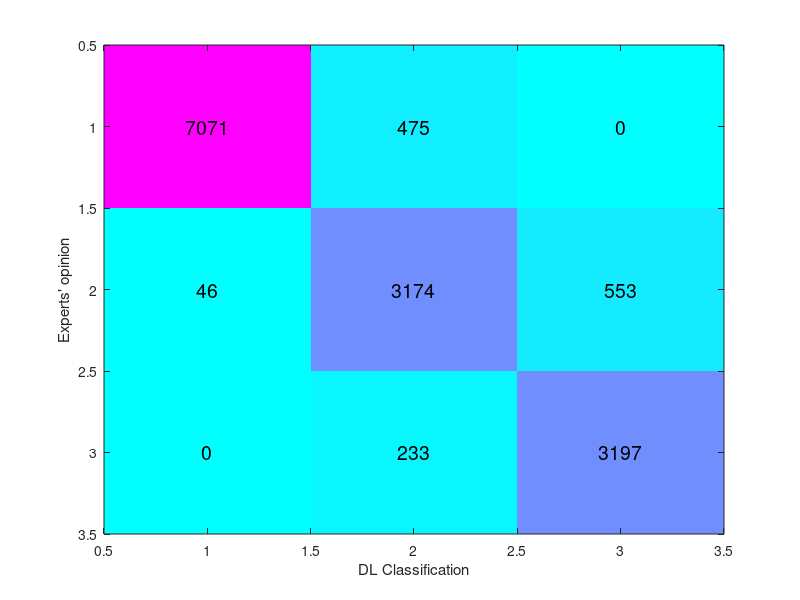

MATLAB code to generate this figure: (Note: this script raises an error after producing the figure.)
% Example confusion matrix data
% Original
% confMatrix = [6128, 329, 60; 683, 1692, 1055; 165, 1259, 1663];
% ROI
% confMatrix = [6503, 14, 0; 1130, 839, 1461; 0, 255, 2832];
% Segmentation
% confMatrix = [6517, 0, 0; 46, 2996, 388; 0, 233, 2854];
% not pass segmentation 14
% confMatrix = [837, 1870, 37; 144, 471, 414; 0, 357, 672];
% not pass segmentation 5
% confMatrix = [554, 475, 0; 0, 178, 165; 0, 0, 343];
% combine of segmentation with not pass segmentation 5
confMatrix = [7071, 475, 0; 46, 3174, 553; 0, 233, 3197];

% Plot the confusion matrix
figure
imagesc(confMatrix);

colormap(cool);  % You can replace 'jet' with any other built-in colormap

% Add titles and labels
% title('Custom Confusion Matrix');
xlabel('DL Classification');
ylabel({'Experts'' opinion'});

% Convert values to strings and remove extra whitespace
textStrings = num2str(confMatrix(:), '%d');
textStrings = strtrim(cellstr(textStrings));

% Create grid coordinates for the text annotations
[x, y] = meshgrid(1:size(confMatrix, 2), 1:size(confMatrix, 1));

% Display the text annotations with larger font size
hStrings = text(x(:), y(:), textStrings(:), 'HorizontalAlignment', 'center');
set(hStrings, 'FontSize', 14);  % Adjust font size as needed

% Customize text appearance (example: change text color based on value)
midValue = mean(get(gca, 'CLim'));
textColors = repmat(confMatrix(:) > midValue, 1, 3);
set(hStrings, {'Color'}, num2cell(textColors, 2));

% Set axis tick labels
set(gca, 'XTick', 1:3, 'XTickLabel', {'Normal', 'Moderate', 'Severe'}, 'FontSize', 14);
set(gca, 'YTick', 1:3, 'YTickLabel', {'Normal', 'Moderate', 'Severe'}, 'FontSize', 14);


% Adjust axis label font size (example)
set(gca, 'FontSize', 13);  % Adjust axis label font size separately

% Ensure horizontal alignment of axis tick labels
set(gca, 'XTickLabelRotation', 0);  % Set rotation angle to 0 degrees for horizontal alignment
set(gca, 'YTickLabelRotation', 90);  % Set rotation angle to 0 degrees for horizontal alignment

% Adjust square size
axis image;  % Make the axes have equal aspect ratio